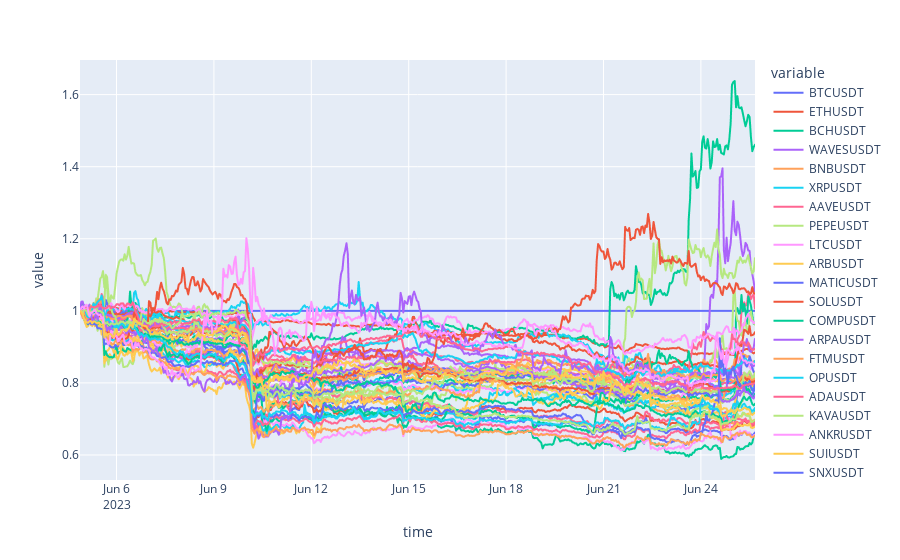

The code cell stored with this chart in its notebook:
### Code cell
import plotly.express as px

def relative(symbol, df, benchmark) -> pd.DataFrame:
    rel = df.reindex(benchmark.index, method="bfill")
    rel[symbol] = rel["close"].div(benchmark["close"] * rel["close"][0]) * benchmark["close"][0]
    return rel

benchmark = pd.DataFrame.from_dict(usdt_data["BTCUSDT"]).set_index("time")
relative_performance = pd.DataFrame(index = benchmark.index)
for symbol, data in usdt_data.items():
    try:
        df = pd.DataFrame.from_dict(data).set_index("time")
        df = relative(symbol, df, benchmark)
        relative_performance.insert(len(relative_performance.columns), symbol, df[symbol])
    except TypeError:
        print(f"Error while processing {symbol}")

fig = px.line(relative_performance, x = relative_performance.index, y = relative_performance.columns)
fig.show()

### Figure 1 — Plotly figure (JSON) as saved in the notebook; plotly's stock layout.template omitted (floating-point values rounded to 4 significant figures; data arrays with more than 128 entries replaced by an {"elided": "..."} marker saying what was removed)
{"data": [{"hovertemplate": "variable=BTCUSDT<br>time=%{x}<br>value=%{y}<extra></extra>", "legendgroup": "BTCUSDT", "line": {"color": "#636efa", "dash": "solid"}, "marker": {"symbol": "circle"}, "mode": "lines", "name": "BTCUSDT", "showlegend": true, "type": "scattergl", "x": {"elided": "500 str values"}, "xaxis": "x", "y": {"elided": "500 int values"}, "yaxis": "y"}, {"hovertemplate": "variable=ETHUSDT<br>time=%{x}<br>value=%{y}<extra></extra>", "legendgroup": "ETHUSDT", "line": {"color": "#EF553B", "dash": "solid"}, "marker": {"symbol": "circle"}, "mode": "lines", "name": "ETHUSDT", "showlegend": true, "type": "scattergl", "x": {"elided": "500 str values"}, "xaxis": "x", "y": {"elided": "500 float values"}, "yaxis": "y"}, {"hovertemplate": "variable=BCHUSDT<br>time=%{x}<br>value=%{y}<extra></extra>", "legendgroup": "BCHUSDT", "line": {"color": "#00cc96", "dash": "solid"}, "marker": {"symbol": "circle"}, "mode": "lines", "name": "BCHUSDT", "showlegend": true, "type": "scattergl", "x": {"elided": "500 str values"}, "xaxis": "x", "y": {"elided": "500 float values"}, "yaxis": "y"}, {"hovertemplate": "variable=WAVESUSDT<br>time=%{x}<br>value=%{y}<extra></extra>", "legendgroup": "WAVESUSDT", "line": {"color": "#ab63fa", "dash": "solid"}, "marker": {"symbol": "circle"}, "mode": "lines", "name": "WAVESUSDT", "showlegend": true, "type": "scattergl", "x": {"elided": "500 str values"}, "xaxis": "x", "y": {"elided": "500 float values"}, "yaxis": "y"}, {"hovertemplate": "variable=BNBUSDT<br>time=%{x}<br>value=%{y}<extra></extra>", "legendgroup": "BNBUSDT", "line": {"color": "#FFA15A", "dash": "solid"}, "marker": {"symbol": "circle"}, "mode": "lines", "name": "BNBUSDT", "showlegend": true, "type": "scattergl", "x": {"elided": "500 str values"}, "xaxis": "x", "y": {"elided": "500 float values"}, "yaxis": "y"}, {"hovertemplate": "variable=XRPUSDT<br>time=%{x}<br>value=%{y}<extra></extra>", "legendgroup": "XRPUSDT", "line": {"color": "#19d3f3", "dash": "solid"}, "marker": {"symbol": "circle"}, "mode": "lines", "name": "XRPUSDT", "showlegend": true, "type": "scattergl", "x": {"elided": "500 str values"}, "xaxis": "x", "y": {"elided": "500 float values"}, "yaxis": "y"}, {"hovertemplate": "variable=AAVEUSDT<br>time=%{x}<br>value=%{y}<extra></extra>", "legendgroup": "AAVEUSDT", "line": {"color": "#FF6692", "dash": "solid"}, "marker": {"symbol": "circle"}, "mode": "lines", "name": "AAVEUSDT", "showlegend": true, "type": "scattergl", "x": {"elided": "500 str values"}, "xaxis": "x", "y": {"elided": "500 float values"}, "yaxis": "y"}, {"hovertemplate": "variable=PEPEUSDT<br>time=%{x}<br>value=%{y}<extra></extra>", "legendgroup": "PEPEUSDT", "line": {"color": "#B6E880", "dash": "solid"}, "marker": {"symbol": "circle"}, "mode": "lines", "name": "PEPEUSDT", "showlegend": true, "type": "scattergl", "x": {"elided": "500 str values"}, "xaxis": "x", "y": {"elided": "500 float values"}, "yaxis": "y"}, {"hovertemplate": "variable=LTCUSDT<br>time=%{x}<br>value=%{y}<extra></extra>", "legendgroup": "LTCUSDT", "line": {"color": "#FF97FF", "dash": "solid"}, "marker": {"symbol": "circle"}, "mode": "lines", "name": "LTCUSDT", "showlegend": true, "type": "scattergl", "x": {"elided": "500 str values"}, "xaxis": "x", "y": {"elided": "500 float values"}, "yaxis": "y"}, {"hovertemplate": "variable=ARBUSDT<br>time=%{x}<br>value=%{y}<extra></extra>", "legendgroup": "ARBUSDT", "line": {"color": "#FECB52", "dash": "solid"}, "marker": {"symbol": "circle"}, "mode": "lines", "name": "ARBUSDT", "showlegend": true, "type": "scattergl", "x": {"elided": "500 str values"}, "xaxis": "x", "y": {"elided": "500 float values"}, "yaxis": "y"}, {"hovertemplate": "variable=MATICUSDT<br>time=%{x}<br>value=%{y}<extra></extra>", "legendgroup": "MATICUSDT", "line": {"color": "#636efa", "dash": "solid"}, "marker": {"symbol": "circle"}, "mode": "lines", "name": "MATICUSDT", "showlegend": true, "type": "scattergl", "x": {"elided": "500 str values"}, "xaxis": "x", "y": {"elided": "500 float values"}, "yaxis": "y"}, {"hovertemplate": "variable=SOLUSDT<br>time=%{x}<br>value=%{y}<extra></extra>", "legendgroup": "SOLUSDT", "line": {"color": "#EF553B", "dash": "solid"}, "marker": {"symbol": "circle"}, "mode": "lines", "name": "SOLUSDT", "showlegend": true, "type": "scattergl", "x": {"elided": "500 str values"}, "xaxis": "x", "y": {"elided": "500 float values"}, "yaxis": "y"}, {"hovertemplate": "variable=COMPUSDT<br>time=%{x}<br>value=%{y}<extra></extra>", "legendgroup": "COMPUSDT", "line": {"color": "#00cc96", "dash": "solid"}, "marker": {"symbol": "circle"}, "mode": "lines", "name": "COMPUSDT", "showlegend": true, "type": "scattergl", "x": {"elided": "500 str values"}, "xaxis": "x", "y": {"elided": "500 float values"}, "yaxis": "y"}, {"hovertemplate": "variable=ARPAUSDT<br>time=%{x}<br>value=%{y}<extra></extra>", "legendgroup": "ARPAUSDT", "line": {"color": "#ab63fa", "dash": "solid"}, "marker": {"symbol": "circle"}, "mode": "lines", "name": "ARPAUSDT", "showlegend": true, "type": "scattergl", "x": {"elided": "500 str values"}, "xaxis": "x", "y": {"elided": "500 float values"}, "yaxis": "y"}, {"hovertemplate": "variable=FTMUSDT<br>time=%{x}<br>value=%{y}<extra></extra>", "legendgroup": "FTMUSDT", "line": {"color": "#FFA15A", "dash": "solid"}, "marker": {"symbol": "circle"}, "mode": "lines", "name": "FTMUSDT", "showlegend": true, "type": "scattergl", "x": {"elided": "500 str values"}, "xaxis": "x", "y": {"elided": "500 float values"}, "yaxis": "y"}, {"hovertemplate": "variable=OPUSDT<br>time=%{x}<br>value=%{y}<extra></extra>", "legendgroup": "OPUSDT", "line": {"color": "#19d3f3", "dash": "solid"}, "marker": {"symbol": "circle"}, "mode": "lines", "name": "OPUSDT", "showlegend": true, "type": "scattergl", "x": {"elided": "500 str values"}, "xaxis": "x", "y": {"elided": "500 float values"}, "yaxis": "y"}, {"hovertemplate": "variable=ADAUSDT<br>time=%{x}<br>value=%{y}<extra></extra>", "legendgroup": "ADAUSDT", "line": {"color": "#FF6692", "dash": "solid"}, "marker": {"symbol": "circle"}, "mode": "lines", "name": "ADAUSDT", "showlegend": true, "type": "scattergl", "x": {"elided": "500 str values"}, "xaxis": "x", "y": {"elided": "500 float values"}, "yaxis": "y"}, {"hovertemplate": "variable=KAVAUSDT<br>time=%{x}<br>value=%{y}<extra></extra>", "legendgroup": "KAVAUSDT", "line": {"color": "#B6E880", "dash": "solid"}, "marker": {"symbol": "circle"}, "mode": "lines", "name": "KAVAUSDT", "showlegend": true, "type": "scattergl", "x": {"elided": "500 str values"}, "xaxis": "x", "y": {"elided": "500 float values"}, "yaxis": "y"}, {"hovertemplate": "variable=ANKRUSDT<br>time=%{x}<br>value=%{y}<extra></extra>", "legendgroup": "ANKRUSDT", "line": {"color": "#FF97FF", "dash": "solid"}, "marker": {"symbol": "circle"}, "mode": "lines", "name": "ANKRUSDT", "showlegend": true, "type": "scattergl", "x": {"elided": "500 str values"}, "xaxis": "x", "y": {"elided": "500 float values"}, "yaxis": "y"}, {"hovertemplate": "variable=SUIUSDT<br>time=%{x}<br>value=%{y}<extra></extra>", "legendgroup": "SUIUSDT", "line": {"color": "#FECB52", "dash": "solid"}, "marker": {"symbol": "circle"}, "mode": "lines", "name": "SUIUSDT", "showlegend": true, "type": "scattergl", "x": {"elided": "500 str values"}, "xaxis": "x", "y": {"elided": "500 float values"}, "yaxis": "y"}, {"hovertemplate": "variable=SNXUSDT<br>time=%{x}<br>value=%{y}<extra></extra>", "legendgroup": "SNXUSDT", "line": {"color": "#636efa", "dash": "solid"}, "marker": {"symbol": "circle"}, "mode": "lines", "name": "SNXUSDT", "showlegend": true, "type": "scattergl", "x": {"elided": "500 str values"}, "xaxis": "x", "y": {"elided": "500 float values"}, "yaxis": "y"}, {"hovertemplate": "variable=UNIUSDT<br>time=%{x}<br>value=%{y}<extra></extra>", "legendgroup": "UNIUSDT", "line": {"color": "#EF553B", "dash": "solid"}, "marker": {"symbol": "circle"}, "mode": "lines", "name": "UNIUSDT", "showlegend": true, "type": "scattergl", "x": {"elided": "500 str values"}, "xaxis": "x", "y": {"elided": "500 float values"}, "yaxis": "y"}, {"hovertemplate": "variable=APEUSDT<br>time=%{x}<br>value=%{y}<extra></extra>", "legendgroup": "APEUSDT", "line": {"color": "#00cc96", "dash": "solid"}, "marker": {"symbol": "circle"}, "mode": "lines", "name": "APEUSDT", "showlegend": true, "type": "scattergl", "x": {"elided": "500 str values"}, "xaxis": "x", "y": {"elided": "500 float values"}, "yaxis": "y"}, {"hovertemplate": "variable=DOGEUSDT<br>time=%{x}<br>value=%{y}<extra></extra>", "legendgroup": "DOGEUSDT", "line": {"color": "#ab63fa", "dash": "solid"}, "marker": {"symbol": "circle"}, "mode": "lines", "name": "DOGEUSDT", "showlegend": true, "type": "scattergl", "x": {"elided": "500 str values"}, "xaxis": "x", "y": {"elided": "500 float values"}, "yaxis": "y"}, {"hovertemplate": "variable=GALAUSDT<br>time=%{x}<br>value=%{y}<extra></extra>", "legendgroup": "GALAUSDT", "line": {"color": "#FFA15A", "dash": "solid"}, "marker": {"symbol": "circle"}, "mode": "lines", "name": "GALAUSDT", "showlegend": true, "type": "scattergl", "x": {"elided": "500 str values"}, "xaxis": "x", "y": {"elided": "500 float values"}, "yaxis": "y"}, {"hovertemplate": "variable=APTUSDT<br>time=%{x}<br>value=%{y}<extra></extra>", "legendgroup": "APTUSDT", "line": {"color": "#19d3f3", "dash": "solid"}, "marker": {"symbol": "circle"}, "mode": "lines", "name": "APTUSDT", "showlegend": true, "type": "scattergl", "x": {"elided": "500 str values"}, "xaxis": "x", "y": {"elided": "500 float values"}, "yaxis": "y"}, {"hovertemplate": "variable=ETCUSDT<br>time=%{x}<br>value=%{y}<extra></extra>", "legendgroup": "ETCUSDT", "line": {"color": "#FF6692", "dash": "solid"}, "marker": {"symbol": "circle"}, "mode": "lines", "name": "ETCUSDT", "showlegend": true, "type": "scattergl", "x": {"elided": "500 str values"}, "xaxis": "x", "y": {"elided": "500 float values"}, "yaxis": "y"}, {"hovertemplate": "variable=CAKEUSDT<br>time=%{x}<br>value=%{y}<extra></extra>", "legendgroup": "CAKEUSDT", "line": {"color": "#B6E880", "dash": "solid"}, "marker": {"symbol": "circle"}, "mode": "lines", "name": "CAKEUSDT", "showlegend": true, "type": "scattergl", "x": {"elided": "500 str values"}, "xaxis": "x", "y": {"elided": "500 float values"}, "yaxis": "y"}, {"hovertemplate": "variable=PEOPLEUSDT<br>time=%{x}<br>value=%{y}<extra></extra>", "legendgroup": "PEOPLEUSDT", "line": {"color": "#FF97FF", "dash": "solid"}, "marker": {"symbol": "circle"}, "mode": "lines", "name": "PEOPLEUSDT", "showlegend": true, "type": "scattergl", "x": {"elided": "500 str values"}, "xaxis": "x", "y": {"elided": "500 float values"}, "yaxis": "y"}, {"hovertemplate": "variable=RDNTUSDT<br>time=%{x}<br>value=%{y}<extra></extra>", "legendgroup": "RDNTUSDT", "line": {"color": "#FECB52", "dash": "solid"}, "marker": {"symbol": "circle"}, "mode": "lines", "name": "RDNTUSDT", "showlegend": true, "type": "scattergl", "x": {"elided": "500 str values"}, "xaxis": "x", "y": {"elided": "500 float values"}, "yaxis": "y"}, {"hovertemplate": "variable=FILUSDT<br>time=%{x}<br>value=%{y}<extra></extra>", "legendgroup": "FILUSDT", "line": {"color": "#636efa", "dash": "solid"}, "marker": {"symbol": "circle"}, "mode": "lines", "name": "FILUSDT", "showlegend": true, "type": "scattergl", "x": {"elided": "500 str values"}, "xaxis": "x", "y": {"elided": "500 float values"}, "yaxis": "y"}, {"hovertemplate": "variable=AVAXUSDT<br>time=%{x}<br>value=%{y}<extra></extra>", "legendgroup": "AVAXUSDT", "line": {"color": "#EF553B", "dash": "solid"}, "marker": {"symbol": "circle"}, "mode": "lines", "name": "AVAXUSDT", "showlegend": true, "type": "scattergl", "x": {"elided": "500 str values"}, "xaxis": "x", "y": {"elided": "500 float values"}, "yaxis": "y"}, {"hovertemplate": "variable=CFXUSDT<br>time=%{x}<br>value=%{y}<extra></extra>", "legendgroup": "CFXUSDT", "line": {"color": "#00cc96", "dash": "solid"}, "marker": {"symbol": "circle"}, "mode": "lines", "name": "CFXUSDT", "showlegend": true, "type": "scattergl", "x": {"elided": "500 str values"}, "xaxis": "x", "y": {"elided": "500 float values"}, "yaxis": "y"}, {"hovertemplate": "variable=LINKUSDT<br>time=%{x}<br>value=%{y}<extra></extra>", "legendgroup": "LINKUSDT", "line": {"color": "#ab63fa", "dash": "solid"}, "marker": {"symbol": "circle"}, "mode": "lines", "name": "LINKUSDT", "showlegend": true, "type": "scattergl", "x": {"elided": "500 str values"}, "xaxis": "x", "y": {"elided": "500 float values"}, "yaxis": "y"}, {"hovertemplate": "variable=SHIBUSDT<br>time=%{x}<br>value=%{y}<extra></extra>", "legendgroup": "SHIBUSDT", "line": {"color": "#FFA15A", "dash": "solid"}, "marker": {"symbol": "circle"}, "mode": "lines", "name": "SHIBUSDT", "showlegend": true, "type": "scattergl", "x": {"elided": "500 str values"}, "xaxis": "x", "y": {"elided": "500 float values"}, "yaxis": "y"}, {"hovertemplate": "variable=DOTUSDT<br>time=%{x}<br>value=%{y}<extra></extra>", "legendgroup": "DOTUSDT", "line": {"color": "#19d3f3", "dash": "solid"}, "marker": {"symbol": "circle"}, "mode": "lines", "name": "DOTUSDT", "showlegend": true, "type": "scattergl", "x": {"elided": "500 str values"}, "xaxis": "x", "y": {"elided": "500 float values"}, "yaxis": "y"}, {"hovertemplate": "variable=MANAUSDT<br>time=%{x}<br>value=%{y}<extra></extra>", "legendgroup": "MANAUSDT", "line": {"color": "#FF6692", "dash": "solid"}, "marker": {"symbol": "circle"}, "mode": "lines", "name": "MANAUSDT", "showlegend": true, "type": "scattergl", "x": {"elided": "500 str values"}, "xaxis": "x", "y": {"elided": "500 float values"}, "yaxis": "y"}, {"hovertemplate": "variable=DYDXUSDT<br>time=%{x}<br>value=%{y}<extra></extra>", "legendgroup": "DYDXUSDT", "line": {"color": "#B6E880", "dash": "solid"}, "marker": {"symbol": "circle"}, "mode": "lines", "name": "DYDXUSDT", "showlegend": true, "type": "scattergl", "x": {"elided": "500 str values"}, "xaxis": "x", "y": {"elided": "500 float values"}, "yaxis": "y"}, {"hovertemplate": "variable=XMRUSDT<br>time=%{x}<br>value=%{y}<extra></extra>", "legendgroup": "XMRUSDT", "line": {"color": "#FF97FF", "dash": "solid"}, "marker": {"symbol": "circle"}, "mode": "lines", "name": "XMRUSDT", "showlegend": true, "type": "scattergl", "x": {"elided": "500 str values"}, "xaxis": "x", "y": {"elided": "500 float values"}, "yaxis": "y"}, {"hovertemplate": "variable=RNDRUSDT<br>time=%{x}<br>value=%{y}<extra></extra>", "legendgroup": "RNDRUSDT", "line": {"color": "#FECB52", "dash": "solid"}, "marker": {"symbol": "circle"}, "mode": "lines", "name": "RNDRUSDT", "showlegend": true, "type": "scattergl", "x": {"elided": "500 str values"}, "xaxis": "x", "y": {"elided": "500 float values"}, "yaxis": "y"}, {"hovertemplate": "variable=OMGUSDT<br>time=%{x}<br>value=%{y}<extra></extra>", "legendgroup": "OMGUSDT", "line": {"color": "#636efa", "dash": "solid"}, "marker": {"symbol": "circle"}, "mode": "lines", "name": "OMGUSDT", "showlegend": true, "type": "scattergl", "x": {"elided": "500 str values"}, "xaxis": "x", "y": {"elided": "500 float values"}, "yaxis": "y"}, {"hovertemplate": "variable=STXUSDT<br>time=%{x}<br>value=%{y}<extra></extra>", "legendgroup": "STXUSDT", "line": {"color": "#EF553B", "dash": "solid"}, "marker": {"symbol": "circle"}, "mode": "lines", "name": "STXUSDT", "showlegend": true, "type": "scattergl", "x": {"elided": "500 str values"}, "xaxis": "x", "y": {"elided": "500 float values"}, "yaxis": "y"}, {"hovertemplate": "variable=CRVUSDT<br>time=%{x}<br>value=%{y}<extra></extra>", "legendgroup": "CRVUSDT", "line": {"color": "#00cc96", "dash": "solid"}, "marker": {"symbol": "circle"}, "mode": "lines", "name": "CRVUSDT", "showlegend": true, "type": "scattergl", "x": {"elided": "500 str values"}, "xaxis": "x", "y": {"elided": "500 float values"}, "yaxis": "y"}, {"hovertemplate": "variable=LINAUSDT<br>time=%{x}<br>value=%{y}<extra></extra>", "legendgroup": "LINAUSDT", "line": {"color": "#ab63fa", "dash": "solid"}, "marker": {"symbol": "circle"}, "mode": "lines", "name": "LINAUSDT", "showlegend": true, "type": "scattergl", "x": {"elided": "500 str values"}, "xaxis": "x", "y": {"elided": "500 float values"}, "yaxis": "y"}, {"hovertemplate": "variable=SANDUSDT<br>time=%{x}<br>value=%{y}<extra></extra>", "legendgroup": "SANDUSDT", "line": {"color": "#FFA15A", "dash": "solid"}, "marker": {"symbol": "circle"}, "mode": "lines", "name": "SANDUSDT", "showlegend": true, "type": "scattergl", "x": {"elided": "500 str values"}, "xaxis": "x", "y": {"elided": "500 float values"}, "yaxis": "y"}, {"hovertemplate": "variable=AXSUSDT<br>time=%{x}<br>value=%{y}<extra></extra>", "legendgroup": "AXSUSDT", "line": {"color": "#19d3f3", "dash": "solid"}, "marker": {"symbol": "circle"}, "mode": "lines", "name": "AXSUSDT", "showlegend": true, "type": "scattergl", "x": {"elided": "500 str values"}, "xaxis": "x", "y": {"elided": "500 float values"}, "yaxis": "y"}, {"hovertemplate": "variable=TRXUSDT<br>time=%{x}<br>value=%{y}<extra></extra>", "legendgroup": "TRXUSDT", "line": {"color": "#FF6692", "dash": "solid"}, "marker": {"symbol": "circle"}, "mode": "lines", "name": "TRXUSDT", "showlegend": true, "type": "scattergl", "x": {"elided": "500 str values"}, "xaxis": "x", "y": {"elided": "500 float values"}, "yaxis": "y"}, {"hovertemplate": "variable=EOSUSDT<br>time=%{x}<br>value=%{y}<extra></extra>", "legendgroup": "EOSUSDT", "line": {"color": "#B6E880", "dash": "solid"}, "marker": {"symbol": "circle"}, "mode": "lines", "name": "EOSUSDT", "showlegend": true, "type": "scattergl", "x": {"elided": "500 str values"}, "xaxis": "x", "y": {"elided": "500 float values"}, "yaxis": "y"}, {"hovertemplate": "variable=OGUSDT<br>time=%{x}<br>value=%{y}<extra></extra>", "legendgroup": "OGUSDT", "line": {"color": "#FF97FF", "dash": "solid"}, "marker": {"symbol": "circle"}, "mode": "lines", "name": "OGUSDT", "showlegend": true, "type": "scattergl", "x": {"elided": "500 str values"}, "xaxis": "x", "y": {"elided": "500 float values"}, "yaxis": "y"}, {"hovertemplate": "variable=MASKUSDT<br>time=%{x}<br>value=%{y}<extra></extra>", "legendgroup": "MASKUSDT", "line": {"color": "#FECB52", "dash": "solid"}, "marker": {"symbol": "circle"}, "mode": "lines", "name": "MASKUSDT", "showlegend": true, "type": "scattergl", "x": {"elided": "500 str values"}, "xaxis": "x", "y": {"elided": "500 float values"}, "yaxis": "y"}], "layout": {"legend": {"title": {"text": "variable"}, "tracegroupgap": 0}, "margin": {"t": 60}, "xaxis": {"anchor": "y", "domain": [0, 1], "title": {"text": "time"}}, "yaxis": {"anchor": "x", "domain": [0, 1], "title": {"text": "value"}}}}
